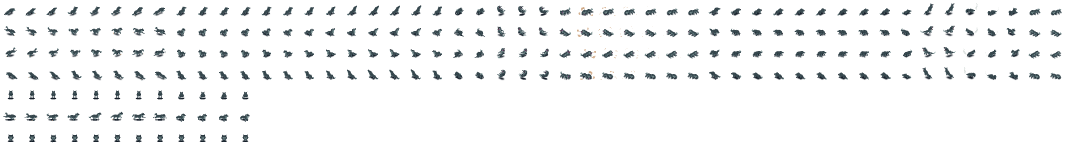
#> input picture images/wolf-land.png, 3200 x 448 px (shown at 1/3 size)
$ python make_young_sheets.py
#> lines starting #> are read from the running program, lines starting #| are printed output that depends on the picture; after the words box and inside, x2 and y2 are one past the last pixel; in counts of white or black regions, pixels touching at a corner belong together
#!/usr/bin/env python3
"""Generate the young critters' sprite sheets: each critter sheet scaled down, frame by
frame, about the frame's ground point, into images/young/<sheet>-stage<k>.png.

Stages 1-4 are drawn at YOUNG_SCALES of the adult's size; stage 5 is the adult sheet
itself. Each frame keeps its size and ground point, so the game draws a young critter
exactly as an adult (same frameW, frameH, topToShadow) from a different image.
sim.js (SIZES) picks the stage from the critter's weight; keep its youngScales in step
with YOUNG_SCALES.
TODO: draw real pups and calves (proportions change with age, not just size).

Usage (needs Python 3 with Pillow and numpy):

    python3 spritecraft/make_young_sheets.py              # write images/young/
    python3 spritecraft/make_young_sheets.py --out-dir /tmp

Also writes images/heart.png, the icon rising between a mating pair.
"""
import argparse
from pathlib import Path

import numpy as np
from PIL import Image

PROJECT = Path(__file__).resolve().parent.parent
IMAGES = PROJECT / "images"

YOUNG_SCALES = [0.3, 0.45, 0.6, 0.8]  # stages 1-4

# sheet: (frame width, frame height, anchor x, anchor y). The anchor is the ground point
# (x, topToShadow in animat.js); for swim sheets, the waterline 8 px below it, so a young
# swimmer still floats on the water surface. Young deer have no antlers: theirs are the
# hinds' sheets shrunk (see make_hind_sheets.py).
SHEETS = {
    "wolf-land.png": (64, 64, 32, 39),
    "wolf-swim.png": (64, 64, 32, 47),
    "hind-land.png": (48, 41, 24, 33),
    "hind-swim.png": (48, 48, 24, 41),
    "hind-death.png": (48, 48, 24, 40),
    "hind-carcass.png": (48, 48, 24, 40),
}


def scale_frame(frame, s, ax, ay, alpha_levels):
    """frame (h, w, 4 uint8) shrunk by s about (ax, ay), in a frame of the same size."""
    h, w = frame.shape[:2]
    # premultiply, so transparent pixels' colors don't bleed into the edges
    f = frame.astype(np.float64)
    a = f[:, :, 3:4] / 255
    pre = np.concatenate([f[:, :, :3] * a, f[:, :, 3:4]], axis=2)
    sw, sh = max(1, round(w * s)), max(1, round(h * s))
    small = np.stack([np.array(Image.fromarray(pre[:, :, c].astype(np.float32), "F")
                               .resize((sw, sh), Image.BOX)) for c in range(4)], axis=2)
    out = np.zeros((h, w, 4), np.float64)
    ox, oy = round(ax - ax * sw / w), round(ay - ay * sh / h)
    x0, y0 = max(0, ox), max(0, oy)
    x1, y1 = min(w, ox + sw), min(h, oy + sh)
    out[y0:y1, x0:x1] = small[y0 - oy:y1 - oy, x0 - ox:x1 - ox]
    alpha = out[:, :, 3]
    rgb = np.where(alpha[:, :, None] > 0, out[:, :, :3] / np.maximum(alpha, 1e-9)[:, :, None] * 255, 0)
    if alpha_levels is not None:
        # a sheet with a few alpha levels (crisp pixel art) keeps them: snap to the nearest
        levels = np.array(alpha_levels, np.float64)
        alpha = levels[np.abs(alpha[:, :, None] - levels[None, None, :]).argmin(axis=2)]
    res = np.concatenate([np.clip(rgb, 0, 255), alpha[:, :, None]], axis=2)
    res[alpha == 0] = 0
    return np.rint(res).astype(np.uint8)


def make_sheet(src, spec, s):
#> called with spec = (64, 64, 32, 39), s = 0.3
    fw, fh, ax, ay = spec
    img = np.array(Image.open(src).convert("RGBA"))
#> img is the input picture: shape (448, 3200, 4); mean R, G, B, A 3.7, 4.8, 5.3, 15.2
    levels = np.unique(img[:, :, 3])
#> levels = 256 values from 0 to 255
    alpha_levels = levels.tolist() if len(levels) <= 3 else None
    out = np.zeros_like(img)
    for y in range(0, img.shape[0], fh):
        for x in range(0, img.shape[1], fw):
            out[y:y + fh, x:x + fw] = scale_frame(img[y:y + fh, x:x + fw], s, ax, ay, alpha_levels)
#> this loop made 7 passes
#> pass 1, in scale_frame, `f = frame.astype(np.float64)`:
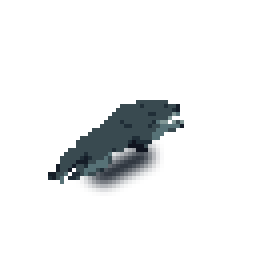
#> f: shape (64, 64, 4) float64 (shown 4 times larger); mean of channels 0, 1, 2, 3 5.1, 6.8, 7.7, 22.8; transparent parts drawn white
#> pass 1, in scale_frame, `a = f[:, :, 3:4] / 255`:
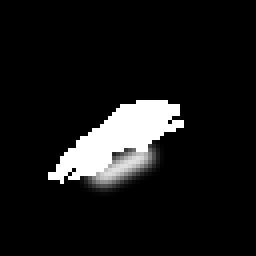
#> a: shape (64, 64, 1) float64 (shown 4 times larger); min 0, max 1, mean 0.0892
#> pass 1, in scale_frame, `alpha = out[:, :, 3]`:
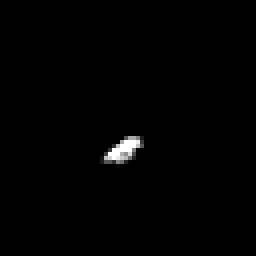
#> alpha: shape (64, 64) float64 (shown 4 times larger); min 0, max 255, mean 2
#> after the loop:
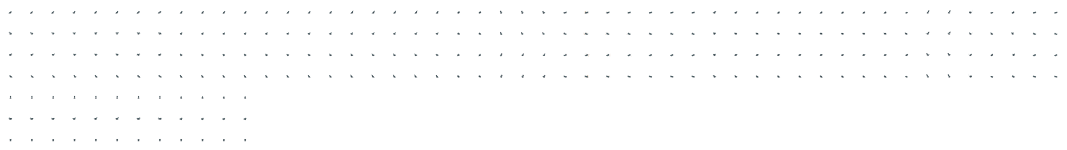
#> out: shape (448, 3200, 4) (shown at 1/3 size); mean R, G, B, A 0.5, 0.6, 0.7, 1.4; transparent parts drawn white
    return Image.fromarray(out, "RGBA")


# 11 x 10, pink with a darker rim and a highlight
HEART = [
    "..RR...RR..",
    ".RPPR.RPPR.",
    "RPHPPRPPPPR",
    "RPHPPPPPPPR",
    "RPPPPPPPPPR",
    ".RPPPPPPPR.",
    "..RPPPPPR..",
    "...RPPPR...",
    "....RPR....",
    ".....R.....",
]
HEART_COLORS = {"R": (194, 24, 91, 255), "P": (255, 126, 182, 255), "H": (255, 214, 232, 255)}


def make_heart():
    img = Image.new("RGBA", (len(HEART[0]), len(HEART)), (0, 0, 0, 0))
    for y, row in enumerate(HEART):
        for x, ch in enumerate(row):
            if ch in HEART_COLORS:
                img.putpixel((x, y), HEART_COLORS[ch])
    return img


def main():
    ap = argparse.ArgumentParser(description=__doc__, formatter_class=argparse.RawDescriptionHelpFormatter)
    ap.add_argument("--out-dir", type=Path, default=IMAGES)
    args = ap.parse_args()
    young = args.out_dir / "young"
    young.mkdir(parents=True, exist_ok=True)
    for name, spec in SHEETS.items():
        for k, s in enumerate(YOUNG_SCALES, start=1):
            out = young / f"{Path(name).stem}-stage{k}.png"
            make_sheet(IMAGES / name, spec, s).save(out)
            print("wrote", out.relative_to(args.out_dir.parent) if args.out_dir == IMAGES else out)
#> pass 2 of the loop in main, `for name, spec in SHEETS.items():`:
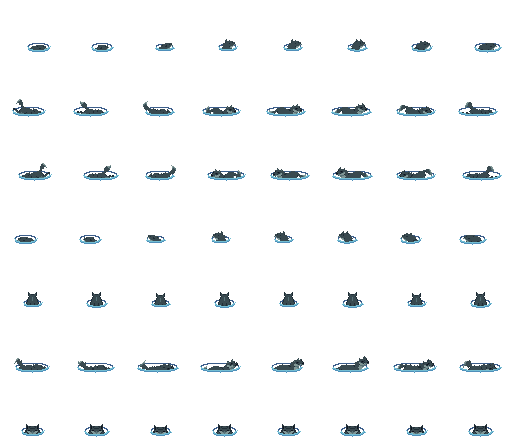
#> input picture images/wolf-swim.png, 512 x 448 px
#> in make_sheet, img is the input picture: shape (448, 512, 4); mean R, G, B, A 3.6, 5.4, 6.3, 13.1
#> the loop in make_sheet (call 5), `for y in range(0, img.shape[0], fh):` made 7 passes
#> pass 1, in scale_frame (call 1401), `a = f[:, :, 3:4] / 255`:
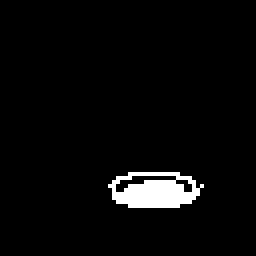
#> a: shape (64, 64, 1) float64 (shown 4 times larger); values 0 (black) and 1 (white), 3.5% white; 1 white region, box (x1, y1, x2, y2) and area: (27, 43, 51, 52) 144
#> after the loop in make_sheet (call 5), `for y in range(0, img.shape[0], fh):`:
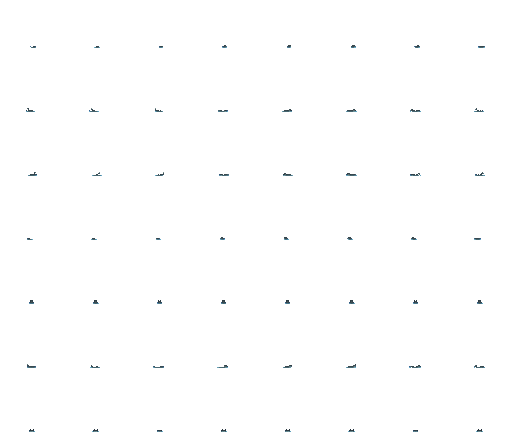
#> out: shape (448, 512, 4); mean R, G, B, A 0.3, 0.4, 0.4, 1; transparent parts drawn white
#| wrote images/young/wolf-swim-stage1.png
#> pass 3 of the loop in main, `for name, spec in SHEETS.items():`:
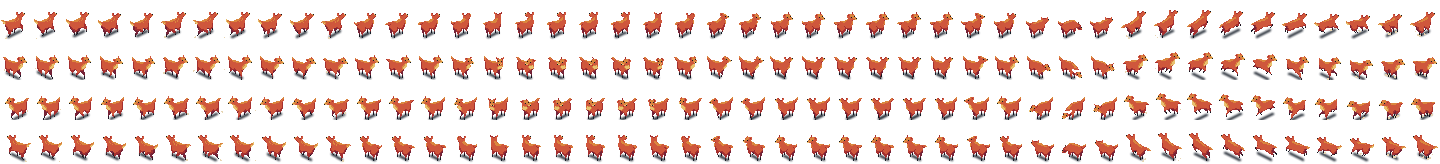
#> input picture images/hind-land.png, 1440 x 164 px
#> in make_sheet, img is the input picture: shape (164, 1440, 4); mean R, G, B, A 35.7, 17.4, 13.2, 50.7
#> the loop in make_sheet (call 9), `for y in range(0, img.shape[0], fh):` made 4 passes
#> pass 1, in scale_frame (call 1625), `alpha = out[:, :, 3]`:
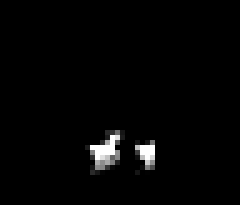
#> alpha: shape (41, 48) float64 (shown 5 times larger); min 0, max 255, mean 4.6
#> after the loop in make_sheet (call 9), `for y in range(0, img.shape[0], fh):`:
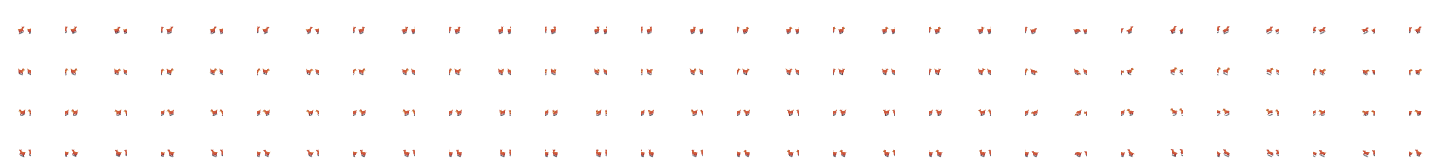
#> out: shape (164, 1440, 4); mean R, G, B, A 4.4, 2.2, 1.7, 4.3; transparent parts drawn white
#| wrote images/young/hind-land-stage1.png
#> the loop made 6 passes; the first 3 are shown
    make_heart().save(args.out_dir / "heart.png")
    print("wrote heart.png")


if __name__ == "__main__":
    main()
